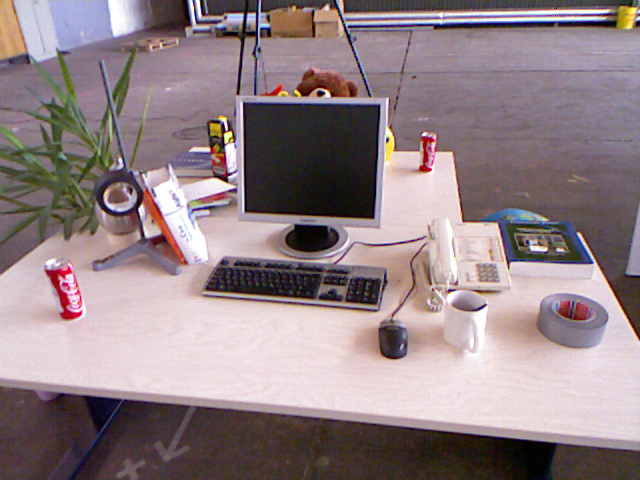
//> input picture ch7/1.png, 640 x 480 px
$ ./feature_extraction 1.png test2.png   (built with g++ and OpenCV 4)
//> lines starting //> are read from the running program, lines starting //| are printed output that depends on the picture
#include <iostream>
#include <opencv2/core/core.hpp>
#include <opencv2/features2d/features2d.hpp>
#include <opencv2/highgui/highgui.hpp>

using namespace std;
using namespace cv;

// [24 lines of commented-out code are left out]

int main(int argc, char** argv)
{
    if(argc != 3)
    {
        cout << "usage: feature_extraction img1 img2" << endl;
        return 1;
    }

    Mat img_1 = imread(argv[1], CV_LOAD_IMAGE_COLOR);
//> img_1 is the input picture: 480 rows x 640 cols, CV_8UC3; mean B, G, R 133.9, 129.9, 146.3
    Mat img_2 = imread(argv[2], CV_LOAD_IMAGE_COLOR);
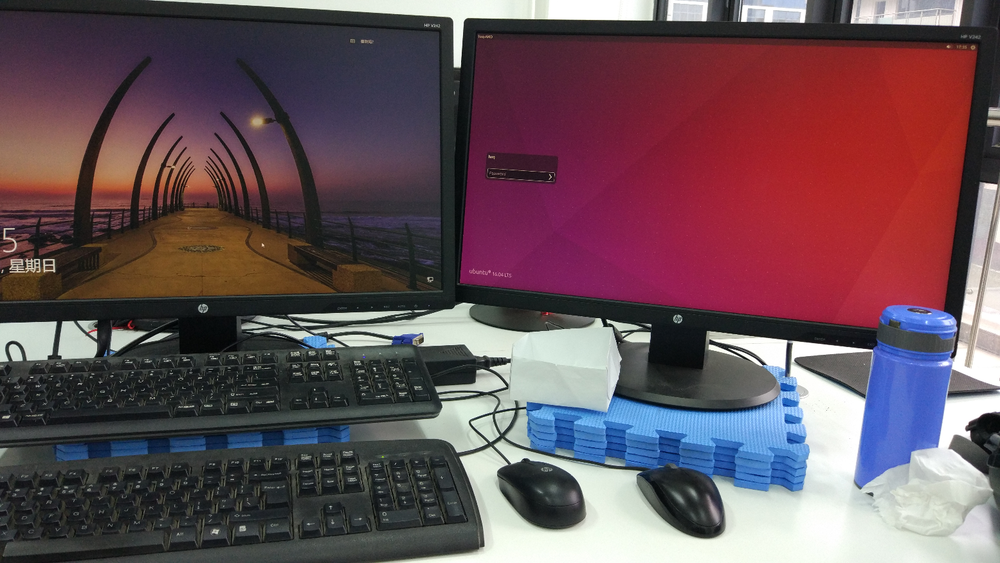
//> input picture ch7/test2.png, 1000 x 563 px, shrunk from 1555 x 876 before the run
//> img_2 is the input picture: 563 rows x 1000 cols, CV_8UC3; mean B, G, R 88, 80.4, 104.4

    std::vector<KeyPoint> kepoints_1, kepoints_2;
    Mat descriptors_1, descriptors_2;
    Ptr<FeatureDetector> detector = ORB::create();
    Ptr<DescriptorExtractor> descriptor = ORB::create();
    //Ptr<FeatureDetector> detector = BRISK::create();
    //Ptr<DescriptorExtractor> descriptor = BRISK::create();
    Ptr<DescriptorMatcher> matcher = DescriptorMatcher::create("BruteForce-Hamming");
    //Ptr<DescriptorMatcher> matcher = DescriptorMatcher::create("BruteForce-Hamming(2)");
    //ORB is a binary descriptor, so can't use FlannBased directly.
    //Ptr<DescriptorMatcher> matcher = DescriptorMatcher::create("FlannBased");

    detector->detect(img_1, kepoints_1);
//> kepoints_1 = 500 keypoints; strongest (x, y, size): (323, 93, 31), (322, 92, 37.2), (230, 132, 31), (226, 128, 31)
    detector->detect(img_2, kepoints_2);
//> kepoints_2 = 500 keypoints; strongest (x, y, size): (472, 422, 31), (456, 65, 44.6), (785, 341, 31), (504, 386, 31)

    //compute1(img_1, kepoints_1, descriptors_1);
    descriptor->compute(img_1, kepoints_1, descriptors_1);
    descriptor->compute(img_2, kepoints_2, descriptors_2);

    cout << "find " << kepoints_1.size() << "kepoints" << endl;
//| find 500kepoints

    Mat outimg1;
    drawKeypoints(img_1, kepoints_1, outimg1, Scalar::all(-1), DrawMatchesFlags::DEFAULT);
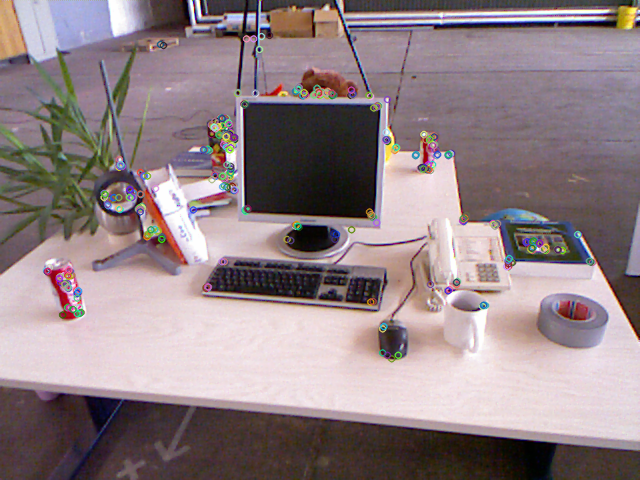
//> outimg1: 480 rows x 640 cols, CV_8UC3; mean B, G, R 134, 130.1, 145.8
    imshow("KeyPoint", outimg1);


    vector<DMatch> matches;
    matcher->match(descriptors_1, descriptors_2, matches);
//> matches = 500 matches

    double min_dist = 10000, max_dist = 0;
    for(int i = 0; i < descriptors_1.rows; i++)
    {
        double dist = matches[i].distance;
        if(dist < min_dist) min_dist = dist;
        if(dist > max_dist) max_dist = dist;
    }
//> this loop made 500 passes
//> (dist, min_dist, max_dist) on pass 1: (77, 77, 77)
//> (dist, max_dist) on passes 6, 15, 23, 26, 43, 71: (78, 78), (80, 80), (83, 83), (85, 85), (86, 86), (87, 87)
//> after the loop, min_dist = 39; max_dist = 94

    printf("-- max_dist = %f \n", max_dist);
//| -- max_dist = 94.000000
    printf("-- min_dist = %f \n", min_dist);
//| -- min_dist = 39.000000

    vector<DMatch> good_matches;
    for(int i = 0; i < descriptors_1.rows; i++)
    {
        if(matches[i].distance <= max(2.0 * min_dist, 30.0))
        {
            good_matches.push_back(matches[i]);
        }
    }
//> after the loop, good_matches = 412 matches

    Mat img_match, img_goodmatch;
    drawMatches(img_1, kepoints_1, img_2, kepoints_2, matches, img_match);
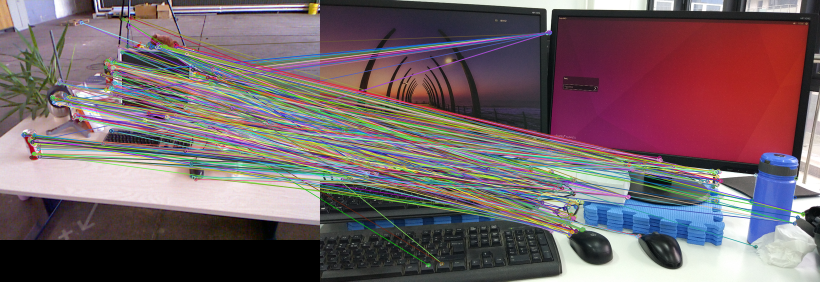
//> img_match: 563 rows x 1640 cols, CV_8UC3 (shown at 1/2 size); mean B, G, R 104.1, 99.3, 116.6
    drawMatches(img_1, kepoints_1, img_2, kepoints_2, good_matches, img_goodmatch);
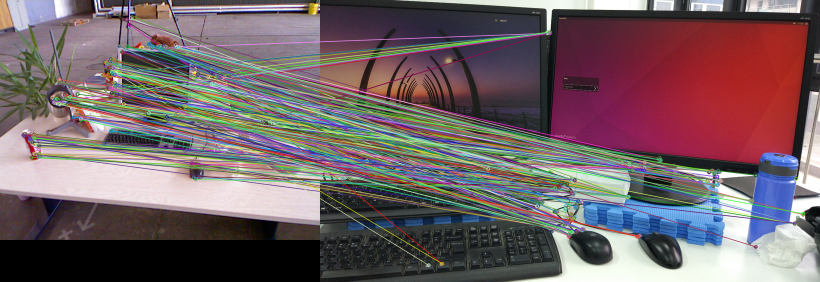
//> img_goodmatch: 563 rows x 1640 cols, CV_8UC3 (shown at 1/2 size); mean B, G, R 101.9, 97.7, 114.3
    imshow("match", img_match);
    imshow("good_matches", img_goodmatch);
    waitKey(0);

    return 0;
}
